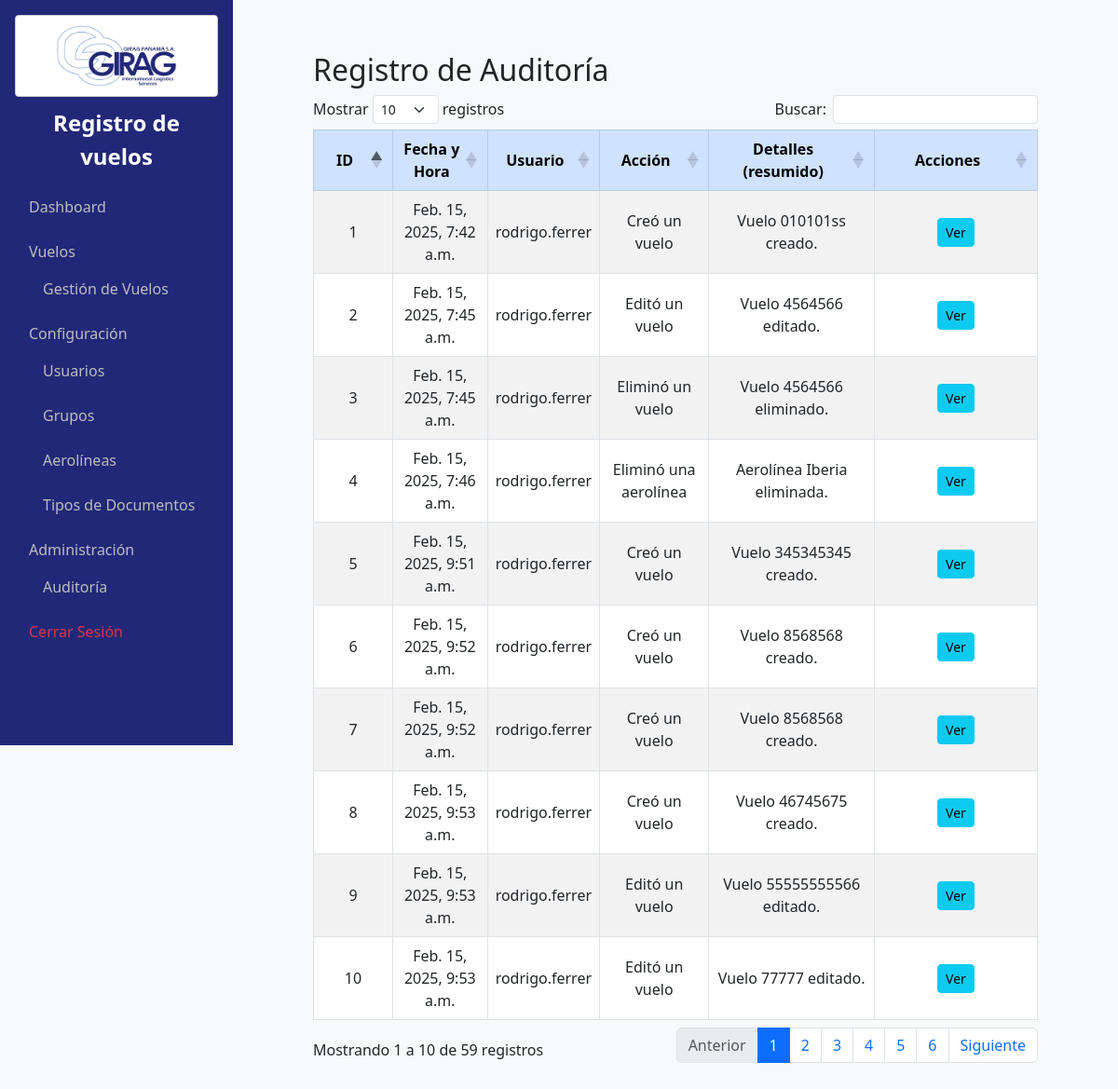
The app's page /audit/ (signed in) with its own data.
### main/models/audit_log.py (models this page shows, shortened)
class AuditLog(models.Model):
    user = models.ForeignKey(User, on_delete=models.SET_NULL, null=True, blank=True)
    action = models.CharField(max_length=255)
    details = models.TextField(blank=True, null=True)
    timestamp = models.DateTimeField(auto_now_add=True)

### main/views/audit_views.py (the view)
# urls.py: path('audit/', audit_logs, name='audit_logs'),
@login_required
def audit_logs(request):
    if not request.user.is_superuser:
        return redirect('unauthorized')
    logs = AuditLog.objects.all().order_by('-timestamp')
    return render(request, 'main/manage_audit.html', {'logs': logs})

### main/templates/main/manage_audit.html (shortened to what this page needs)
{% extends "main/base_dashboard.html" %}
{% block dashboard_content %}
<div class="container">
  <h2 class="mt-4">Registro de Auditoría</h2>
  <table class="table table-striped sortable">
    <thead class="table-primary">
      <tr>
        <th>ID</th>
        <th>Fecha y Hora</th>
        <th>Usuario</th>
        <th>Acción</th>
        <th>Detalles (resumido)</th>
        <th>Acciones</th>
      </tr>
    </thead>
    <tbody>
      {% for log in logs %}
      <tr>
        <td>{{ log.id }}</td>
        <td>{{ log.timestamp }}</td>
        <td>{% if log.user %}{{ log.user.username }}{% else %}Desconocido{% endif %}</td>
        <td>{{ log.action }}</td>
        <td>
          {% if log.details|length > 50 %}
            {{ log.details|slice:":50" }}...
          {% else %}
            {{ log.details }}
          {% endif %}
        </td>
        <td>
          <a href="{% url 'audit_detail' log.id %}" class="btn btn-sm btn-info">Ver</a>
        </td>
      </tr>
      {% endfor %}
    </tbody>
  </table>
</div>
{% endblock %}

### main/templates/main/base.html (style rules this page uses)
body { background-color: #f8f9fa; margin: 0; padding: 0; }

### main/templates/main/base_dashboard.html (style rules this page uses)
table.dataTable th, table.dataTable td { vertical-align: middle !important; text-align: center !important; }
table.dataTable th:first-child, table.dataTable td:first-child { width: 5%; min-width: 50px; }
table.dataTable th:last-child, table.dataTable td:last-child { width: 18%; min-width: 140px; white-space: nowrap; }

### records on screen
AuditLog: id "10", timestamp "Feb. 15, 2025, 9:53 a.m.", user.username "rodrigo.ferrer", action "Editó un vuelo", details "Vuelo 77777 editado."
AuditLog: id "9", timestamp "Feb. 15, 2025, 9:53 a.m.", user.username "rodrigo.ferrer", action "Editó un vuelo", details "Vuelo 55555555566 editado."
AuditLog: id "8", timestamp "Feb. 15, 2025, 9:53 a.m.", user.username "rodrigo.ferrer", action "Creó un vuelo", details "Vuelo 46745675 creado."
AuditLog: id "7", timestamp "Feb. 15, 2025, 9:52 a.m.", user.username "rodrigo.ferrer", action "Creó un vuelo", details "Vuelo 8568568 creado."
AuditLog: id "6", timestamp "Feb. 15, 2025, 9:52 a.m.", user.username "rodrigo.ferrer", action "Creó un vuelo", details "Vuelo 8568568 creado."
AuditLog: id "5", timestamp "Feb. 15, 2025, 9:51 a.m.", user.username "rodrigo.ferrer", action "Creó un vuelo", details "Vuelo 345345345 creado."
AuditLog: id "4", timestamp "Feb. 15, 2025, 7:46 a.m.", user.username "rodrigo.ferrer", action "Eliminó una aerolínea", details "Aerolínea Iberia eliminada."
AuditLog: id "3", timestamp "Feb. 15, 2025, 7:45 a.m.", user.username "rodrigo.ferrer", action "Eliminó un vuelo", details "Vuelo 4564566 eliminado."
AuditLog: id "2", timestamp "Feb. 15, 2025, 7:45 a.m.", user.username "rodrigo.ferrer", action "Editó un vuelo", details "Vuelo 4564566 editado."
AuditLog: id "1", timestamp "Feb. 15, 2025, 7:42 a.m.", user.username "rodrigo.ferrer", action "Creó un vuelo", details "Vuelo 010101ss creado."
